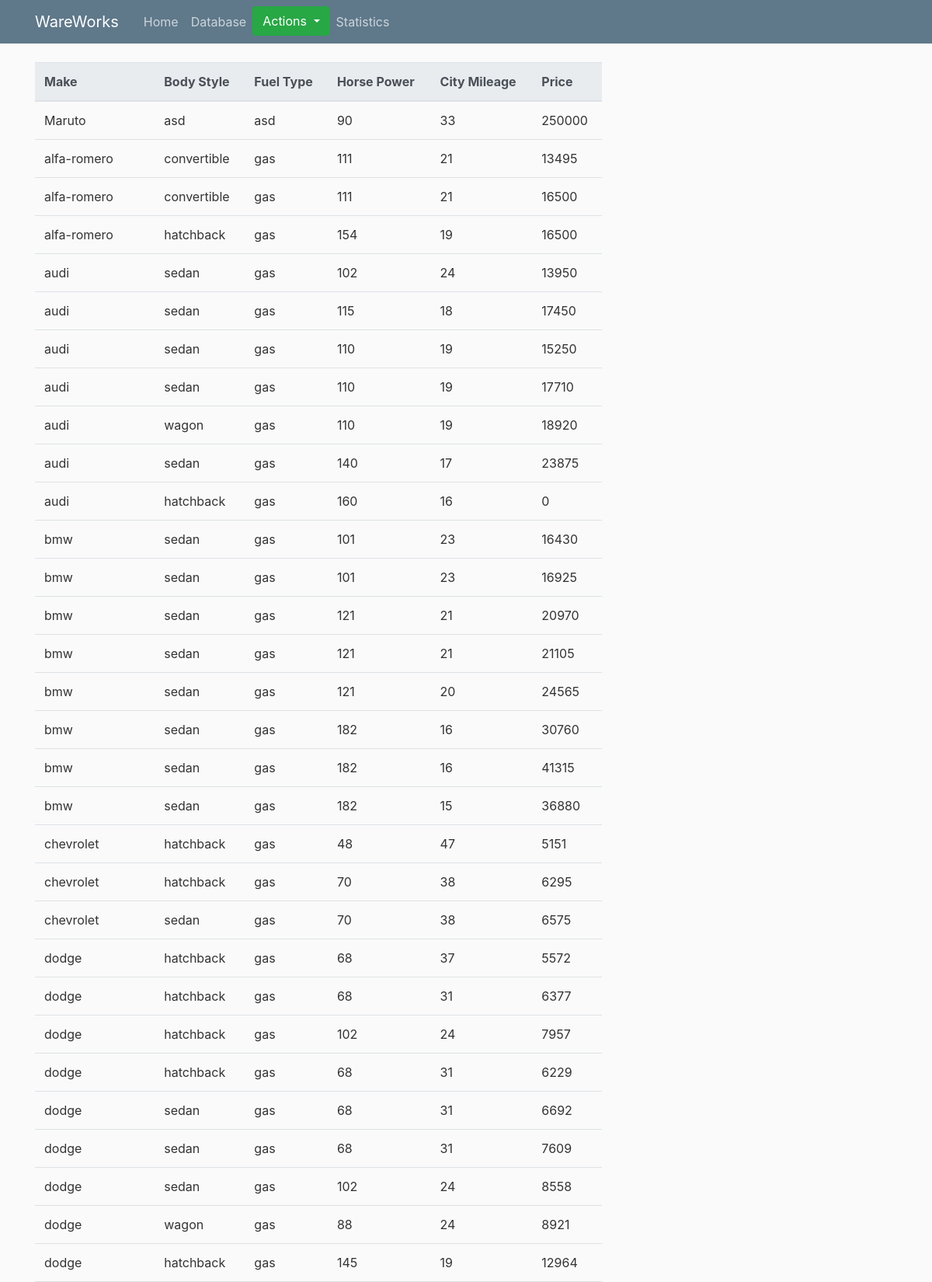
Screenshot of /table (upper part) with the database file from the repository.
### flaskblog/models.py (models this page shows, shortened)
class Post(db.Model):
    id = db.Column(db.Integer, primary_key=True)
    make = db.Column(db.String(100),nullable=False)
    fueltype = db.Column(db.String(50),nullable=False)
    bodystyle = db.Column(db.String(50),nullable=False)
    horsepower = db.Column(db.Integer, nullable=False)
    citympg = db.Column(db.Integer, nullable=False)
    price = db.Column(db.Integer, nullable=False)

### flaskblog/routes.py (the view)
@app.route("/table")
def table():
    posts = Post.query.all()
    return render_template('table.html', title='About', posts=posts)

### flaskblog/templates/table.html
{% extends "layout.html" %}
{% block content %}
        <table class="table">
            <thead class="thead-light">
            <tr>
                <th scope="col">Make</th>
                <th scope="col">Body Style</th>
                <th scope="col">Fuel Type</th>
                <th scope="col">Horse Power</th>
                <th scope="col">City Mileage</th>
                <th scope="col">Price</th>
            </tr>
            </thead class = 'overflow-auto'>
            <tbody>
            {% for post in posts %}
            <tr>
                <td>{{ post.make }}</td>
                <td>{{ post.bodystyle }}</td>
                <td>{{ post.fueltype }}</td>
                <td>{{ post.horsepower }}</td>
                <td>{{ post.citympg }}</td>
                <td>{{ post.price }}</td>
            </tr>
            {% endfor %}
            </tbody>
        </table>
    </div>
{% endblock content %}

### flaskblog/static/main.css (style rules this page uses)
body { background: #fafafa; color: #333333; margin-top: 5rem; }

### rows the page displays
Post: make "Maruto", bodystyle "asd", fueltype "asd", horsepower "90", citympg "33", price "250000"
Post: make "alfa-romero", bodystyle "convertible", fueltype "gas", horsepower "111", citympg "21", price "13495"
Post: make "alfa-romero", bodystyle "convertible", fueltype "gas", horsepower "111", citympg "21", price "16500"
Post: make "alfa-romero", bodystyle "hatchback", fueltype "gas", horsepower "154", citympg "19", price "16500"
Post: make "audi", bodystyle "sedan", fueltype "gas", horsepower "102", citympg "24", price "13950"
Post: make "audi", bodystyle "sedan", fueltype "gas", horsepower "115", citympg "18", price "17450"
Post: make "audi", bodystyle "sedan", fueltype "gas", horsepower "110", citympg "19", price "15250"
Post: make "audi", bodystyle "sedan", fueltype "gas", horsepower "110", citympg "19", price "17710"
Post: make "audi", bodystyle "wagon", fueltype "gas", horsepower "110", citympg "19", price "18920"
Post: make "audi", bodystyle "sedan", fueltype "gas", horsepower "140", citympg "17", price "23875"
Post: make "audi", bodystyle "hatchback", fueltype "gas", horsepower "160", citympg "16", price "0"
Post: make "bmw", bodystyle "sedan", fueltype "gas", horsepower "101", citympg "23", price "16430"
Post: make "bmw", bodystyle "sedan", fueltype "gas", horsepower "101", citympg "23", price "16925"
Post: make "bmw", bodystyle "sedan", fueltype "gas", horsepower "121", citympg "21", price "20970"
Post: make "bmw", bodystyle "sedan", fueltype "gas", horsepower "121", citympg "21", price "21105"
Post: make "bmw", bodystyle "sedan", fueltype "gas", horsepower "121", citympg "20", price "24565"
Post: make "bmw", bodystyle "sedan", fueltype "gas", horsepower "182", citympg "16", price "30760"
Post: make "bmw", bodystyle "sedan", fueltype "gas", horsepower "182", citympg "16", price "41315"
Post: make "bmw", bodystyle "sedan", fueltype "gas", horsepower "182", citympg "15", price "36880"
Post: make "chevrolet", bodystyle "hatchback", fueltype "gas", horsepower "48", citympg "47", price "5151"
Post: make "chevrolet", bodystyle "hatchback", fueltype "gas", horsepower "70", citympg "38", price "6295"
Post: make "chevrolet", bodystyle "sedan", fueltype "gas", horsepower "70", citympg "38", price "6575"
Post: make "dodge", bodystyle "hatchback", fueltype "gas", horsepower "68", citympg "37", price "5572"
Post: make "dodge", bodystyle "hatchback", fueltype "gas", horsepower "68", citympg "31", price "6377"
Post: make "dodge", bodystyle "hatchback", fueltype "gas", horsepower "102", citympg "24", price "7957"
Post: make "dodge", bodystyle "hatchback", fueltype "gas", horsepower "68", citympg "31", price "6229"
Post: make "dodge", bodystyle "sedan", fueltype "gas", horsepower "68", citympg "31", price "6692"
Post: make "dodge", bodystyle "sedan", fueltype "gas", horsepower "68", citympg "31", price "7609"
Post: make "dodge", bodystyle "sedan", fueltype "gas", horsepower "102", citympg "24", price "8558"
Post: make "dodge", bodystyle "wagon", fueltype "gas", horsepower "88", citympg "24", price "8921"
Post: make "dodge", bodystyle "hatchback", fueltype "gas", horsepower "145", citympg "19", price "12964"
